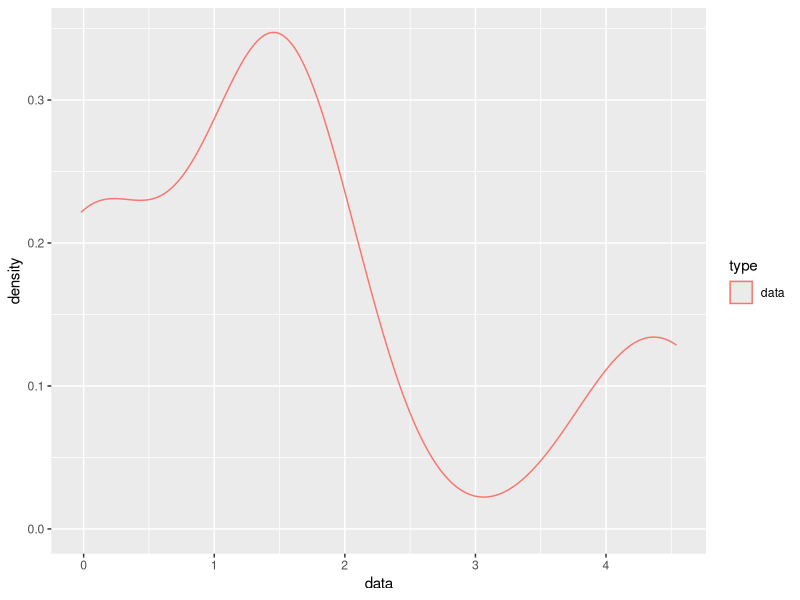

Write R code to recreate this figure.
# Delete previous variables
rm(list=ls())
dev.off()

# Includes
library("ggplot2")

# EM algorithm function
# @param: x     : the data
# @param: K     : number of classes
# @param: it    : number of iterations
emAlgo<-function(x, K, it)
{
  # Initilise z_ik with a random soft allocation
  z_ik<-matrix(runif(K*length(x), 0, 1), ncol=K)
  # Normalise matrix (so sum of groups per sample = 1)
  correction<-z_ik[, 1]+ z_ik[, 2]
  z_ik[, 1]<-z_ik[, 1]/correction
  z_ik[, 2]<-z_ik[, 2]/correction
  # Initialise variables
  nk=0
  weights=0
  mean=0
  var=0
  # Iterate through the E and M steps
  for(iter in 1:it)
  {
    # Perform the M-step
    nk=colSums(z_ik)
    weights=nk/length(x)
    mean=apply(z_ik, 2, `%*%`, x)/nk
    var=colSums(z_ik*(outer(x, mean, "-")^2))/nk
    # Perform the E-step
    normal.d=t(sapply(x, dnorm, mean=mean, sd=sqrt(var)))
    z_ik=apply(normal.d*weights[col(normal.d)], 2, "/", rowSums(normal.d*weights[col(normal.d)]))
  }
  # Store in data frame
  output<-list(
    "parameters"=cbind(mean, sd=sqrt(var)),
    "z_ik"=z_ik
    )
  
  # Return Output
  return(output)
}

###########################################################
# Test function
###########################################################

# Number of samples
# n<-10

# Create data
# data1<-rnorm(n, mean=-10, sd=2)
# data2<-rnorm(n, mean=10, sd=0.3)
# x<-c(data1, data2)
# y = factor(c( rep("data1", n), rep("data2", n), rep("mixedData", 2*n) ))

# Plot data
# df <- data.frame(
#   type=y,
#   data=union(x,x)
# )
# ggplot(df, aes(x=data, color=type)) +
#   geom_density()

# Create data
x = c(4.54,1.57,1.41,1.77,1.43,0.07,0.05,4.19,-0.02,1.32)
y = factor(c(rep("data", length(x))))

# Plot data
df <- data.frame(
  type=y,
  data=x
)
ggplot(df, aes(x=data, color=type)) +
  geom_density()

# Test function
out<-emAlgo(x, 3, 10000)

# Output possible values
print(out$parameters)
print(out$z_ik)


